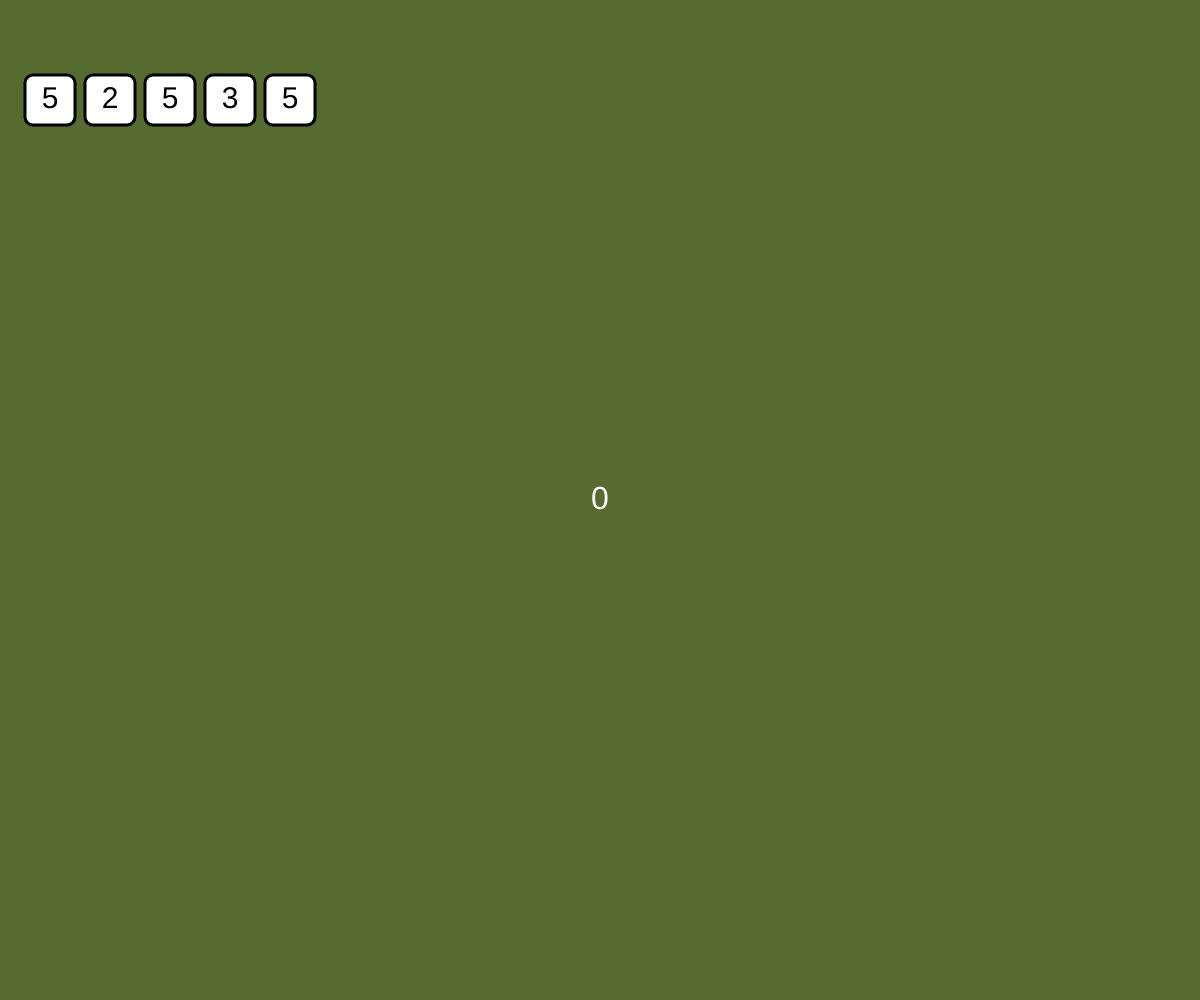
Frame 1 (no input)
Frame 60 (no input): identical to frame 1, image omitted
Frame 120 (the mouse pressed at the canvas centre since frame 60): identical to frame 1, image omitted

The p5.js sketch that drew this single still picture (run headless with seeded random() and noise() and a simulated clock; from frame 60 on, the mouse is pressed at the canvas centre):

// p5.js sketch
// ── sketch.js
let dice = [];
let numberOfDice = 5;
let bgColor = "darkolivegreen"
let total = 0; //total sum of dice values
let lastTotal = 0; // stores the last sum

function setup() {
  createCanvas(windowWidth, windowHeight);
  for (let i = 0; i < numberOfDice; i++) {
    dice[i] = new Die(50); // argument is the size of the die
  }
}

function draw() {
  background(bgColor);
  
  
  // loop over the array and place+display each die
  for (let i = 0; i < dice.length; i++) {
    const die = dice[i]; // 'die' is a temporary variable for the current array item
    die.place(die.size*1.2*i+die.size, die.size*2); // place the die neatly in the row
    die.display(); // actually draw it on screen
  }
 // for the sum number in the middle
  fill(255); 
  textSize(32); 
  textAlign(CENTER, CENTER); 
  text(lastTotal, windowWidth / 2, windowHeight / 2); 
}

function mouseClicked() {
  // loop over the array of dice...
  for (let i = 0; i < dice.length; i++) {
    const die = dice[i];
    // if the cursor is over the current die, freeze/unfreeze that die
    if (die.isTouched(mouseX,mouseY)) {
      die.toggleFreeze();
    }
  }
}

// for computers...
function keyPressed() {
  shakeDice();
}
//s
// for phones...
function deviceShaken() {
  shakeDice();
}

// loop over the array of dice and try to roll each one in turn
// (note that a die won't actually roll if it's frozen)
// also, output the list of values to the console
function shakeDice() {
  let list = "values: ";
  let total = 0;
  for (let i = 0; i < dice.length; i++) {
    const die = dice[i];
    die.roll();
    list = list + die.value + " ";
    total += die.value;

  }

  if (total > 19) {
    bgColor = "green"; // for total greater than 20
  } else {
    bgColor = "red"; // for total less than or equal to 20
  }

  lastTotal = total;
  console.log(total);
 

}
// ── dice.js
/* 

Die is a class for defining a single 6-sided die

These properties are available:
  - frozen (whether it's rollable or not)
  - size (the size it should appear on screen)
  - value (the number showing on the die)

These methods are available:
  - place(x,y) places the die at x,y in the canvas
  - display() shows the die on the canvas
  - roll() rolls the die if it's not frozen
  - freeze(), unfreeze(), toggleFreeze()
  - isTouched(x,y) returns true if x,y are in the die shape
*/

class Die {
    
    constructor(size) {
        this.size = size;
        this.sides = 6;
        this.frozen = false;
        this.place(windowWidth/2,windowHeight/2);
        this.roll();
    }

    place(x,y) {
        this.x = x;
        this.y = y;
    }

    display() {
        rectMode(CENTER);
        textAlign(CENTER, CENTER);
        fill("white");
        strokeWeight(3);
        rect(this.x,this.y,this.size,this.size,8);
        if (this.frozen) {
            fill("silver");
        } else {
            fill("black");
        }
        textSize(30);
        text(this.value, this.x, this.y, this.size, this.size);
    }

    roll() {
        if (! this.frozen) 
            this.value = floor(random(this.sides)+1);
    }

    freeze() {
        this.frozen = true;
    }

    unfreeze() {
        this.frozen = false;
    }

    toggleFreeze() {
        this.frozen = ! this.frozen;
    }

    isTouched(x,y) {
        let halfsize = this.size/2;
        if (x >= (this.x-halfsize) && 
            x <= (this.x+halfsize) && 
            y >= (this.y-halfsize) && 
            y <= (this.y+halfsize)
        ) {
            return true;
        } 
        return false;
    }
}
